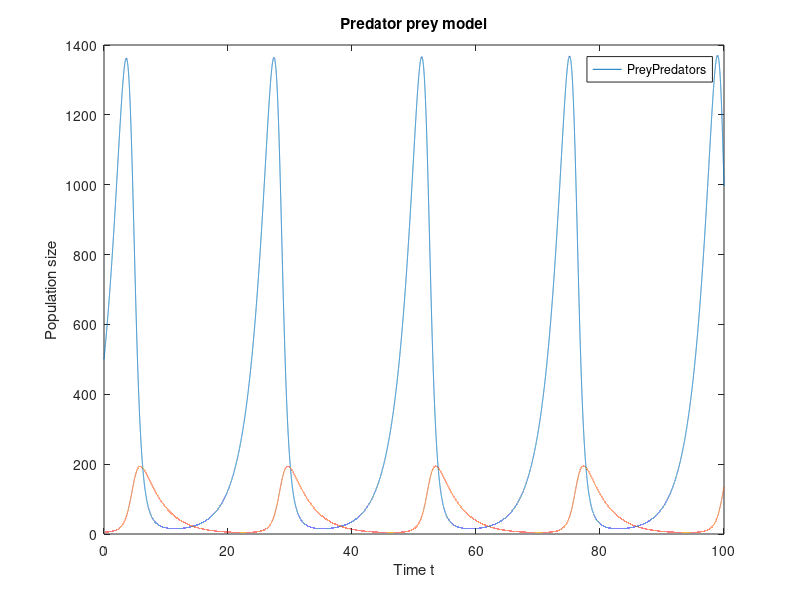

The MATLAB source for this figure:
function predatorprey(alpha, beta, gamma, delta, b0, r0, tStep, tEnd)
    if nargin==0
        alpha = 0.4;
        beta = 0.4/50;
        gamma = 0.3;
        delta = 0.3/300;
        b0 = 500;
        r0 = 5;
        tStep = 0.001;
        tEnd = 100;
    end
    
    % Initialize values and create arrays
    b = b0;
    r = r0;
    bProgress = zeros(tEnd/tStep,1);
    rProgress = zeros(tEnd/tStep,1);
    i=1;
    
    % Simulate using euler (small stepsize needed!)
    for t=0:tStep:tEnd
        b_ = alpha * b - beta * b * r;
        r_ = -gamma * r + delta * b * r;
        b = b + b_ * tStep;
        r = r + r_ * tStep;
        bProgress(i) = b;
        rProgress(i) = r;
        i = i+1;
    end
    
    % plot it
    plot(0:tStep:tEnd, [bProgress, rProgress]);
    title("Predator prey model")
    xlabel("Time t")
    ylabel("Population size")
    legend(["Prey", "Predators"])
end 

